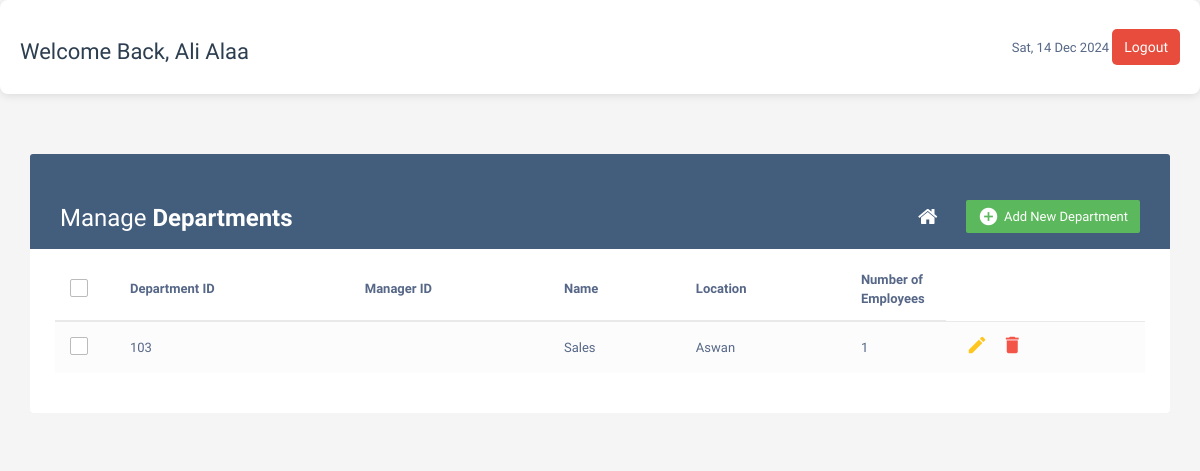
Page /depcrud.php (signed in) on the committed database.
### tables this page shows
CREATE TABLE `department` (
  `department_id` int(11) NOT NULL,
  `manager_id` int(11) DEFAULT NULL,
  `name` varchar(225) NOT NULL,
  `location` varchar(225) NOT NULL,
  `emps_number` int(12) NOT NULL
);

### depcrud.php (the view, shortened to what this page needs)
<?php include("config.php"); ?>
<?php
$user_name = $_SESSION['user_name'];
?>
<!DOCTYPE html>
<html lang="en">
<head>
    <link rel="stylesheet" href="https://maxcdn.bootstrapcdn.com/font-awesome/4.7.0/css/font-awesome.min.css">
    <link rel="stylesheet" href="https://maxcdn.bootstrapcdn.com/bootstrap/3.3.7/css/bootstrap.min.css">
    <link rel="stylesheet" href="dashboard.css">
</head>
<body>
    <div class="header">
        <h3>Welcome Back, <?php echo $user_name; ?></h3>
        <div>
            <span id="currentDate"></span>
            <button class="btn-signout ms-3" onclick="logout()">Logout</button>
        </div>
    </div>
    <div class="container">
        <div class="table-responsive">
            <div class="table-wrapper">
                <div class="table-title">
                    <div class="row">
                        <div class="col-xs-6">
                            <h2>Manage <b>Departments</b></h2>
                        </div>
                        <div class="col-xs-6">
                            <a href="#addEmployeeModal" class="btn btn-success" data-toggle="modal"><i
                                    class="material-icons">&#xE147;</i> <span>Add New Department</span></a>
                            <a href="dashboard.php" class="btn btn-secondary"><i class="fa fa-home"></i></a>
                        </div>
                    </div>
                </div>
                <table class="table table-striped table-hover">
                    <thead>
                        <tr>
                            <th>
                                <span class="custom-checkbox">
                                    <label for="selectAll"></label>
                                </span>
                            </th>
                            <th>Department ID</th>
                            <th>Manager ID</th>
                            <th>Name</th>
                            <th>Location</th>
                            <th>Number of Employees</th>
                        </tr>
                    </thead>
                    <tbody>
                        <?php
                        $query = "
            SELECT
            *  FROM department
        ";
                        $result = $database->prepare($query);
                        if (!$result) {
                            die("query failed" . mysqli_error($mysql));
                        } else {
                            $stmt = $database->prepare($query);
                            $stmt->execute();
                            $result = $stmt->fetchAll(PDO::FETCH_ASSOC);
                            foreach ($result as $row) {
                                ?>
                                <tr>
                                    <td>
                                        <span class="custom-checkbox">
                                            <label for="checkbox1"></label>
                                        </span>
                                    </td>
                                    <td><?php echo $row['department_id']; ?></td>
                                    <td><?php echo $row['manager_id']; ?></td>
                                    <td><?php echo $row['name']; ?></td>
                                    <td><?php echo $row['location']; ?></td>
                                    <td><?php echo $row['emps_number']; ?></td>
                                    <td>
                                        <a href="update_dep.php?id=<?php echo $row['department_id']; ?>" class="edit"><i
                                                class="material-icons" data-toggle="tooltip" title="Edit">&#xE254;</i></a>
                                        <a href="delete_dep.php?id=<?php echo $row['department_id']; ?>" class="delete"
                                            data-toggle="modal"><i class="material-icons" data-toggle="tooltip"
                                                title="Delete">&#xE872;</i></a>
                                    </td>
                                </tr>
                                <?php
                            }
                        }
                        ?>
                    </tbody>
                </table>
            </div>
        </div>
    </div>
</body>
</html>

### dashboard.css (style rules this page uses)
body { font-family: "Arial", sans-serif; background-color: #f4f6f9; color: #333; }
.header { display: flex; justify-content: space-between; align-items: center; background-color: #fff; padding: 20px; border-radius: 8px; box-shadow: 0px 2px 8px rgba(0, 0, 0, 0.1); margin-bottom: 30px; }
.header h3 { font-size: 22px; color: #2c3e50; }
.header .btn-signout { background-color: #e74c3c; color: white; border-radius: 5px; font-size: 14px; padding: 8px 12px; border: none; cursor: pointer; transition: background-color 0.3s ease; }
.row { margin-top: 30px; }

### depcrud.php (style rules this page uses)
body { color: #566787; background: #f5f5f5; font-family: 'Varela Round', sans-serif; font-size: 13px; }
.table-responsive { margin: 30px 0; }
.table-wrapper { min-width: 1000px; background: #fff; padding: 20px 25px; border-radius: 3px; box-shadow: 0 1px 1px rgba(0, 0, 0, .05); }
.table-title { padding-bottom: 15px; background: #435d7d; color: #fff; padding: 16px 30px; margin: -20px -25px 10px; border-radius: 3px 3px 0 0; }
.table-title h2 { margin: 5px 0 0; font-size: 24px; }
.table-title .btn { color: #fff; float: right; font-size: 13px; border: none; min-width: 50px; border-radius: 2px; border: none; outline: none !important; margin-left: 10px; }
.table-title .btn i { float: left; font-size: 21px; margin-right: 5px; }
.table-title .btn span { float: left; margin-top: 2px; }
table.table tr th, table.table tr td { border-color: #e9e9e9; padding: 12px 15px; vertical-align: middle; }
table.table tr th:first-child { width: 60px; }
table.table tr th:last-child { width: 100px; }
table.table-striped tbody tr:nth-of-type(odd) { background-color: #fcfcfc; }
table.table td:last-child i { opacity: 0.9; font-size: 22px; margin: 0 5px; }
table.table td a { font-weight: bold; color: #566787; display: inline-block; text-decoration: none; outline: none !important; }
table.table td a.edit { color: #FFC107; }
table.table td a.delete { color: #F44336; }
table.table td i { font-size: 19px; }
.custom-checkbox { position: relative; }
.custom-checkbox label:before { width: 18px; height: 18px; }
.custom-checkbox label:before { content: ''; margin-right: 10px; display: inline-block; vertical-align: text-top; background: white; border: 1px solid #bbb; border-radius: 2px; box-sizing: border-box; z-index: 2; }

### rows in the picture
department: department_id "103", name "Sales", location "Aswan", emps_number "1"

### other values in the picture
$user_name "Ali Alaa"
